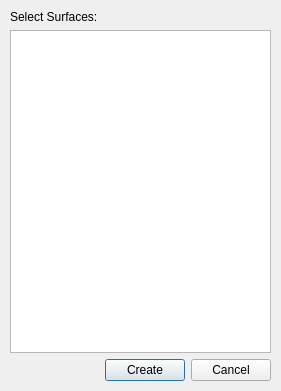
<?xml version="1.0" encoding="UTF-8"?>
<ui version="4.0">
 <class>create_sections</class>
 <widget class="QDialog" name="create_sections">
  <property name="geometry">
   <rect>
    <x>0</x>
    <y>0</y>
    <width>281</width>
    <height>391</height>
   </rect>
  </property>
  <property name="windowTitle">
   <string>create_sections</string>
  </property>
  <widget class="QWidget" name="verticalLayoutWidget">
   <property name="geometry">
    <rect>
     <x>10</x>
     <y>10</y>
     <width>261</width>
     <height>371</height>
    </rect>
   </property>
   <layout class="QVBoxLayout" name="verticalLayout">
    <item>
     <widget class="QLabel" name="SelectSurfacesL">
      <property name="text">
       <string>Select Surfaces:</string>
      </property>
     </widget>
    </item>
    <item>
     <widget class="QListWidget" name="SelectSurfacesLW">
      <property name="selectionMode">
       <enum>QAbstractItemView::MultiSelection</enum>
      </property>
     </widget>
    </item>
    <item>
     <layout class="QHBoxLayout" name="horizontalLayout">
      <item>
       <spacer name="horizontalSpacer">
        <property name="orientation">
         <enum>Qt::Horizontal</enum>
        </property>
        <property name="sizeHint" stdset="0">
         <size>
          <width>40</width>
          <height>20</height>
         </size>
        </property>
       </spacer>
      </item>
      <item>
       <widget class="QPushButton" name="CreateB">
        <property name="minimumSize">
         <size>
          <width>75</width>
          <height>0</height>
         </size>
        </property>
        <property name="text">
         <string>Create</string>
        </property>
       </widget>
      </item>
      <item>
       <widget class="QPushButton" name="CancelB">
        <property name="minimumSize">
         <size>
          <width>75</width>
          <height>0</height>
         </size>
        </property>
        <property name="text">
         <string>Cancel</string>
        </property>
       </widget>
      </item>
     </layout>
    </item>
   </layout>
  </widget>
 </widget>
 <resources/>
 <connections/>
</ui>
